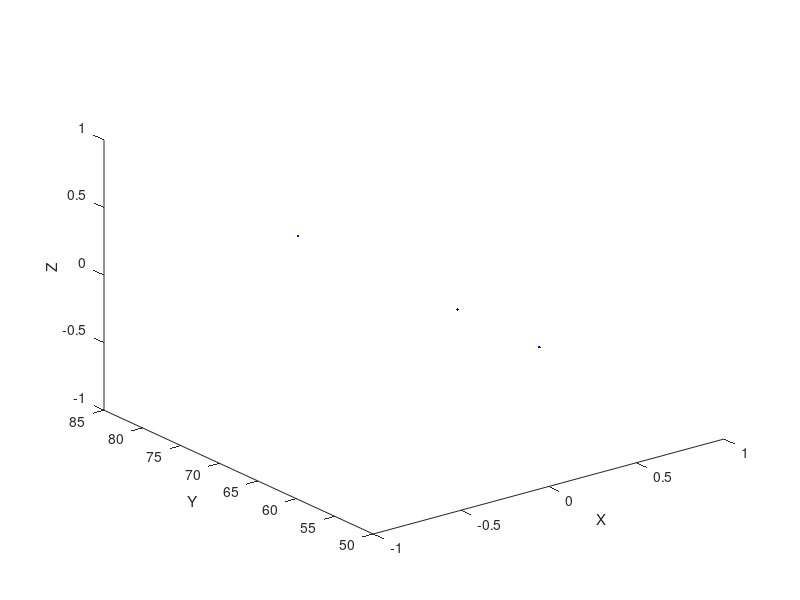

Here is the MATLAB script that generated this plot:
 x=0;
 y=0;
 z=0;
 ang=-78;
 A=[x;y;z;1]
 B=[cos(ang),-sin(ang),0,31.3;sin(ang),cos(ang),0,51.2;0,0,1,98.3;0,0,0,1];
 C=B * A;
 D=[cos(120),0,sin(120),0;0,1,0,0;-sin(120),0,cos(120),0;0,0,0,1];
 Res=D*C
 Res(4,:)=[]
 Res1=[Res(1,:)]
 Res2=[Res(2,:)]
 Res3=[Res(3,:)]
 
 plot3([x,y,z],[Res1,Res2,Res3] ,".b")
#plot3(Res(3,:),".r","LineWidth",50)|
xlabel("X")
ylabel("Y")
zlabel("Z")
